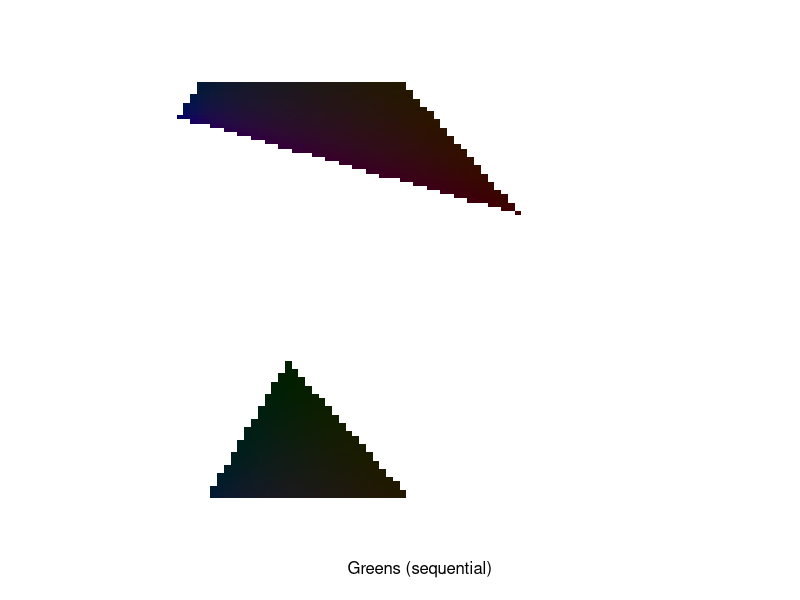

This chart was generated by the following R code: (Note: this script raises an error after producing the figure.)
library(colorspace)
library(RColorBrewer)

i=0
mypalette <- NULL
#array <- as.matrix(1:786432,768,1024)
array <- t(matrix(1:10000,100,100))
j=0
while(i<=100){
  while(j<=100){
    #Switch to xyY
    Y=1
    x=i/100
    y=j/100
    X=(Y/y)*x
    Z=(Y/y)*(1-x-y)
    ## print(X)
    ## print(Y)
    ## print(Z)
    colort <- XYZ(X, Y,Z)
    mypalette <- c(mypalette, hex(colort, gamma = NULL, fixup = FALSE))
    j <- j+1
  }
  i <- i+1
  print(i)
  j <- 1
}

image((array),col=mypalette,xlab="Greens (sequential)", ylab="",xaxt="n",yaxt="n",bty="n")


#1024x768
colort=XYZ(0.4,0.4,1)
hex(colort, gamma = NULL, fixup = FALSE)

show(as(colort, "RGB"))

mypalette<-brewer.pal(7,"Greens")

image(t(vectorm),col=mypalette,xlab="Greens (sequential)", ylab="",xaxt="n",yaxt="n",bty="n")
